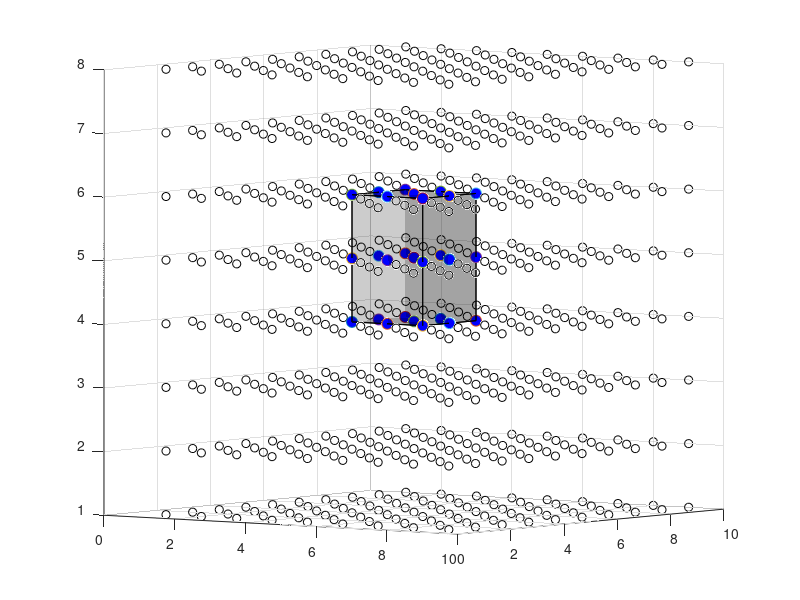
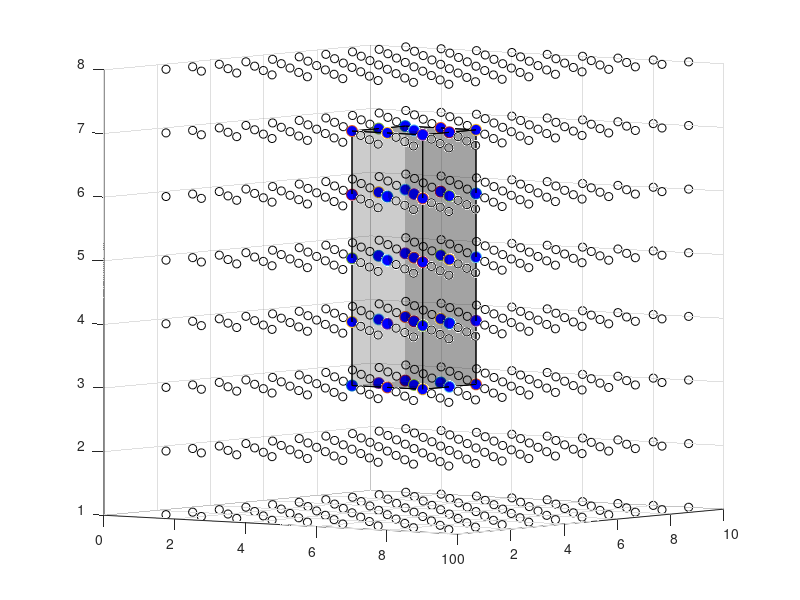
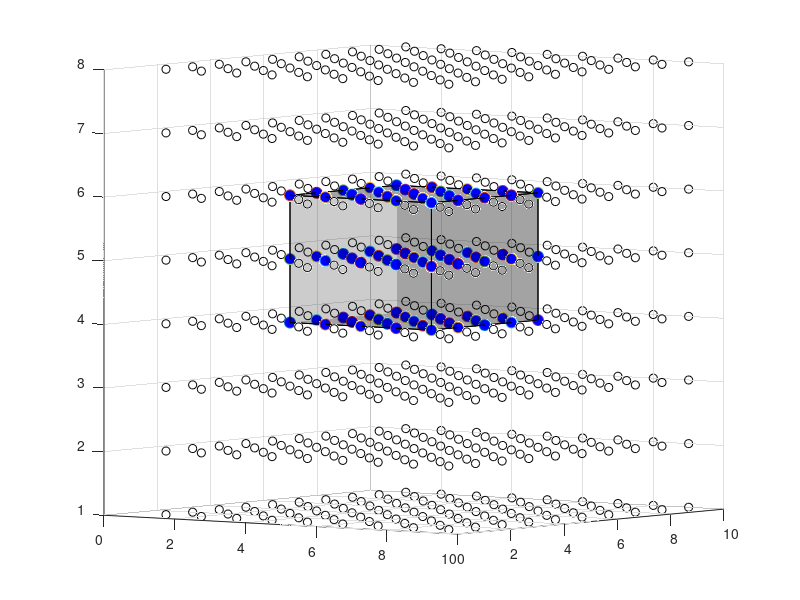
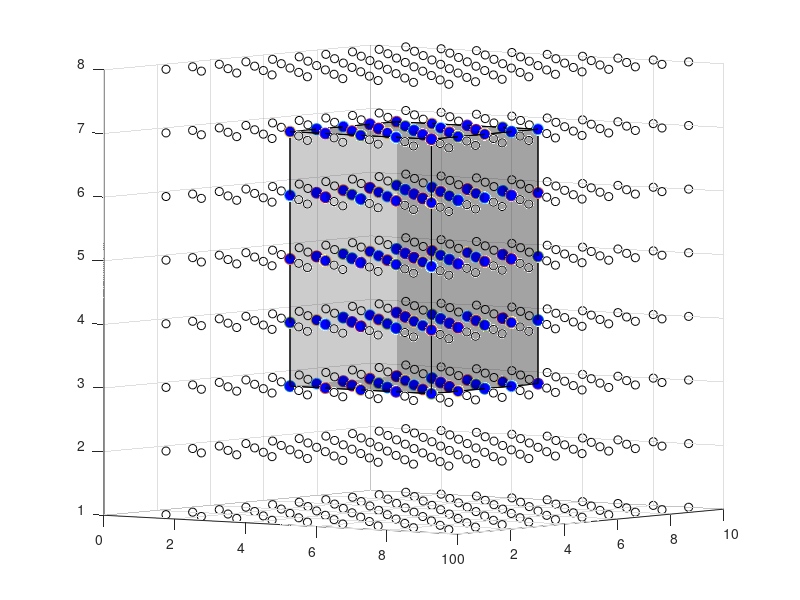

Write MATLAB code to recreate these figures, in order.
%Non-zeros elements for the SPEEDY model

clc 
clear all

d1 = 9; %One dimensional space x
d2 = 10; %Two dimensional space y
d3 = 8; %Three dimensional space z
r1 = 1; %Radius for space (points in the same plane)
r2 = 2; %Radius between layers

%See the grid



%fig = figure


conteo = 0;

for r1 = 1:3
    
    for r2 = 1:2

fig = figure

p1 = 5;
p2 = 5;
p3 = 5;

conteo = conteo+1;

%subplot(2,3,conteo);

hold on

%Plot grid
for q = 1:d3
   for i = 1:d2
      for j = 1:d1
         plot3(j,i,q,'ko'); 
      end
   end
end

%Plot the radius of influences (points)
q = p3;
i = p2;
j = p1;

vertices = [];

for k1 = q-r2:q+r2
    for k2= i-r1:i+r1
        for k3 = j-r1:j+r1
            plot3(k3,k2,k1,'o','Markerfacecolor','b','Markersize',8); 
        end
    end
end

vertices = [ p1-r1 p2-r1 p3-r2; ...
             p1-r1 p2+r1 p3-r2; ...
             p1+r1 p2+r1 p3-r2; ...
             p1+r1 p2-r1 p3-r2; ...
             p1-r1 p2-r1 p3+r2; ...
             p1-r1 p2+r1 p3+r2; ...
             p1+r1 p2+r1 p3+r2; ...
             p1+r1 p2-r1 p3+r2];

faces = [1 2 3 4; 2 6 7 3; 4 3 7 8; 1 5 8 4; 1 2 6 5; 5 6 7 8];
cubePlot = patch('Vertices', vertices, 'Faces', faces);

set(cubePlot,'FaceAlpha',0.2)

%Point to assimilate
%conteo = conteo+1;

plot3(p3,p2,p1,'o','Markerfacecolor','r','Markersize',8); 
az =37;
el = 4;
view(az,el)
%title(['\delta_{space} = ',num2str(r1), ' and \delta_{layers} = ',num2str(r2)],'fontsize',18);
grid on

print(fig,'-dpng',['Grid',num2str(conteo),'.png']);

    end 
end

